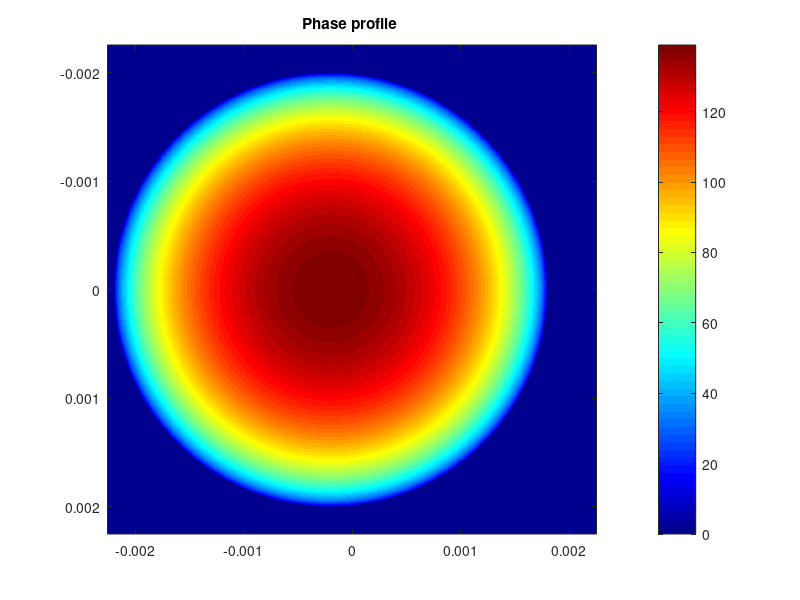
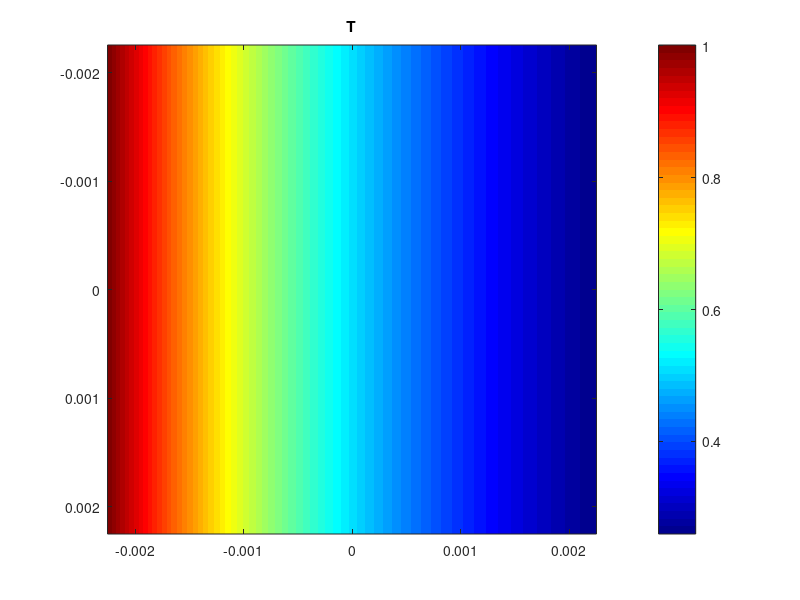

Write MATLAB code to recreate these figures, in order. (Note: this script raises an error after producing the figures.)
clc;
clear all;
close all;
Hsize=2^10;
lambda=0.0633*10^-9;
dpix=4.4*10^-6;
k=(2*pi)/lambda;
d=0.4;
n=0.5;
fm=14.2*10^3;
x= (-Hsize/2:Hsize/2-1)*dpix;
y= (-Hsize/2:Hsize/2-1)*dpix;
umax = 1/(2*dpix); 
df=1/(Hsize*dpix);
% fx=-umax:df:umax-df;
% fy=-umax:df:umax-df;
u=(-Hsize/2:Hsize/2-1)*df;
v=(-Hsize/2:Hsize/2-1)*df;
[X,Y]=meshgrid(x,y);
[U,V]=meshgrid(u,v);
spat_sq = X.^2+Y.^2;
freq_sq= U.^2+V.^2;
Ioz=ones(Hsize);

Imxz=ones(Hsize) + (n.*sin(2.*pi.*fm.*X));
Iqxz=ones(Hsize) + (n.*cos(2.*pi.*fm.*X));
Imyz=ones(Hsize) + (n.*sin(2.*pi.*fm.*Y));
Iqyz=ones(Hsize) + (n.*cos(2.*pi.*fm.*Y));
vari=10^-4;
noise=randn(Hsize).*sqrt(vari);
cut=1;
% Hcrop=imread("image2.jpg");
% Hcrop=rgb2gray(Hcrop);
% Hcrop = padarray(Hcrop,[5 5],0,'both');
% Hcrop=imresize(Hcrop,[Hsize Hsize]);
% Hcrop=im2double(Hcrop);
% Hcrop=Hcrop.*5.6;
R=2*10^-3;
delta=0.0000007;
cx=-R/10;
cy=0;
L= real(sqrt(R^2-((X-cx).^2 + (Y-cy).^2)));

phase = k*delta*L;

figure
imagesc(x,y,phase);
axis image
title(['Phase profile ']);
colorbar
colormap(jet)

T = exp(-( 300.*(X+max(max(X)))));

figure
imagesc(x,y,T);
axis image
title(['T']);
colorbar
colormap(jet)

% figure('units','normalized','outerposition',[0 0 1 1]);
% imagesc(x,y,Hcrop); 
% colormap(jet);
% colorbar
% xlabel('x(m)') ;
% ylabel('y(m)');
% axis on
% title(['Input Phase Object ']);
% set(gcf, 'PaperPositionMode', 'auto');
% saveas(gcf,"1_Input_phase_object.png");

%%Illumination
% figure('units','normalized','outerposition',[0 0 1 1]);
% imagesc(x,y,Imxz); 
% colormap(jet);
% colorbar
% xlabel('x(m)') ;
% ylabel('y(m)');
% axis on
% title(['Structured illumination with x variation ']);
% set(gcf, 'PaperPositionMode', 'auto');
% saveas(gcf,"1_SIX.png");
% 
% 
% figure('units','normalized','outerposition',[0 0 1 1]);
% imagesc(x,y,Imyz); 
% colormap(jet);
% colorbar
% xlabel('x(m)') ;
% ylabel('y(m)');
% axis on
% title(['Structured illumination with y variation ']);
% set(gcf, 'PaperPositionMode', 'auto');
% saveas(gcf,"1_SIY.png");
% %%Noise
% figure('units','normalized','outerposition',[0 0 1 1]);
% imagesc(x,y,noise); 
% view(2);   
% colorbar
% colormap(jet);
% shading interp;

%%%Uniform illumination

[uni_rec_ph, deld]=uniform(dpix,d,lambda,Hsize,phase,k,Ioz,freq_sq,noise,T);
uni_rec_ph=uni_rec_ph+ abs(min(min(uni_rec_ph)));
% figure('units','normalized','outerposition',[0 0 1 1]);
% imagesc(x,y,deld); 
% colormap(jet);
% colorbar
% xlabel('x(m)') ;
% ylabel('y(m)');
% axis on
% title(['Intensity differential with unifrom illumination ']);
% set(gcf, 'PaperPositionMode', 'auto');
% saveas(gcf,"2_Intensity_differential_with_unifrom_illumination.png");

figure('units','normalized','outerposition',[0 0 1 1]);
imagesc(x,y,(uni_rec_ph)); 
colormap(jet);
colorbar
xlabel('x(m)') ;
ylabel('y(m)');
axis on
title(['Recovered Phase with uniform illumination ']);
set(gcf, 'PaperPositionMode', 'auto');
saveas(gcf,"2_Recovered_Phase_with_uniform_illumination.png");

%%%Phi_x
[rphi_x,phi_x, deld,delmxd,delqxd]=phix(dpix,d,lambda,Hsize,phase,k,Ioz,Imxz,Iqxz,freq_sq,noise,fm,u,n,cut,T);
rphi_x=rphi_x+ abs(min(min(rphi_x)));

figure('units','normalized','outerposition',[0 0 1 1]);
imagesc(x,y,real(rphi_x)); 
colormap(jet);
colorbar
xlabel('x(m)') ;
ylabel('y(m)');
axis on
title(['Recovered Phase with structured illumination along x direction ']);
set(gcf, 'PaperPositionMode', 'auto');
saveas(gcf,"3_Recovered_Phase_with_structured_illumination_along_x_direction.png");

%%%Phi_y
[rphi_y,phi_y, deld,delmyd,delqyd]=phiy(dpix,d,lambda,Hsize,phase,k,Ioz,Imyz,Iqyz,freq_sq,noise,fm,u,n,cut,T);
rphi_y=rphi_y+ abs(min(min(rphi_y)));

figure('units','normalized','outerposition',[0 0 1 1]);
imagesc(x,y,real(rphi_y)); 
colormap(jet);
colorbar
xlabel('x(m)') ;
ylabel('y(m)');
axis on
title(['Recovered Phase with structured illumination along y direction ']);
set(gcf, 'PaperPositionMode', 'auto');
saveas(gcf,"4_Recovered_Phase_with_structured_illumination_along_y_direction.png");

%%%Laplacian
[d_phix_x, d_phix_y] = gradient((phi_x),dpix);
[d_phiy_x, d_phiy_y] = gradient((phi_y),dpix);

LFT_in=fftshift(fft2(d_phix_x+d_phiy_y));
T2= (4.*pi.*pi.*freq_sq);
T2=T2./(T2.^2 + eps^2);
com_rec_ph= ifft2(ifftshift(T2.*LFT_in));

com_rec_ph=com_rec_ph+ abs(min(min(com_rec_ph)));
figure('units','normalized','outerposition',[0 0 1 1]);
imagesc(x,y,real(com_rec_ph)); 
colormap(jet);
colorbar
xlabel('x(m)') ;
ylabel('y(m)');
axis on
title(['Recovered Phase using laplacian equation with structured illumination along x and y direction']);
set(gcf, 'PaperPositionMode', 'auto');
saveas(gcf,"5_Recovered_Phase_using_laplacian_equation_with_structured_illumination_along_x_and_y_direction.png");

%%Error analysis

[U,V]=meshgrid(u,v);
T2= (4.*pi.*pi.*(U.^2+V.^2));
T2=T2./(T2.^2 + eps^2);
E_phi_1= (k/d)^2.*(T2.^2).*vari;
% figure('units','normalized','outerposition',[0 0 1 1]);
% imagesc(u,u,log10(E_phi_1));   
% colorbar
% colormap(jet);
% shading interp;

% 
% [U,V]=meshgrid(u,v);
% T2= ((U.^2));
% T2=T2./(T2.^2 + eps^2);
% E_phi_2= (k/(d*4*pi*pi*fm*n))^2.*(T2).*vari;figure('units','normalized','outerposition',[0 0 1 1]);
% imagesc(u*(d/k)^0.5,u*(d/k)^0.5,log10(E_phi_2));   
% colorbar
% colormap(jet);
% shading interp;
% 

[U,V]=meshgrid(u,v);
T2= ((U.^2+V.^2));
T2=T2./(T2.^2 + eps^2);
E_phi_3= (k/(d*4*pi*pi*fm*n))^2.*(T2).*vari;
% figure('units','normalized','outerposition',[0 0 1 1]);
% imagesc(u*(d/k)^0.5,u*(d/k)^0.5,log10(E_phi_3));   
% colorbar
% colormap(jet);
% shading interp;

E_phi_h=(E_phi_1.*E_phi_3)./( E_phi_1 +E_phi_3);
% figure('units','normalized','outerposition',[0 0 1 1]);
% imagesc(u*(d/k)^0.5,u*(d/k)^0.5,log10(E_phi_h));   
% colorbar
% colormap(jet);
% shading interp;
%%%Filter
T_ft=( 4.*(U.^2+V.^2))./(4.*(U.^2+V.^2) + (fm*n)^2);
T_ft(isinf(T_ft))=0;
T_ft(isnan(T_ft))=0;

% 
% figure
% mesh(u,u,abs(T_ft-1));   
% colorbar
% colormap(jet);
% shading interp;
% 
% figure('units','normalized','outerposition',[0 0 1 1]);
% mesh(u,v,abs(T_ft-1)); 
% colormap(jet);
% colorbar
% xlabel('u') ;
% ylabel('v');
% axis on
% title(['Low pass filter - Frequency response']);
% set(gcf, 'PaperPositionMode', 'auto');
% saveas(gcf,"6_lp.png");


% figure('units','normalized','outerposition',[0 0 1 1]);
% mesh(u,v,abs(T_ft)); 
% colormap(jet);
% colorbar
% xlabel('u') ;
% ylabel('v');
% axis on
% title(['High pass filter - Frequency response']);
% set(gcf, 'PaperPositionMode', 'auto');
% saveas(gcf,"6_hp.png");


%%Hybrid
[fggg,ix] = min(abs(u-(2*fm)));
index_2fm=ix-(513);
Mcut=zeros(Hsize);
x= (-Hsize/2:Hsize/2-1);
y= (-Hsize/2:Hsize/2-1);
[X,Y]=meshgrid(x,y);
AA=(X.^2+Y.^2)<=index_2fm.^2;
Mcut(AA)=1;

L_ft=fftshift(fft2(real(com_rec_ph))).*imcomplement(T_ft);
Uni_ft=fftshift(fft2(real(uni_rec_ph))).*(1-imcomplement(T_ft));


% figure('units','normalized','outerposition',[0 0 1 1]);
% imagesc(u,v,log(abs(L_ft)).*imcomplement(T_ft)); 
% colormap(jet);
% colorbar
% xlabel('u') ;
% ylabel('v');
% axis on
% title(['\phi_u*t(x,y)']);
% set(gcf, 'PaperPositionMode', 'auto');
% saveas(gcf,"6_hu.png");
% 
% 
% figure('units','normalized','outerposition',[0 0 1 1]);
% imagesc(u,v,log(abs(Uni_ft)).*(T_ft)); 
% colormap(jet);
% colorbar
% xlabel('u') ;
% ylabel('v');
% axis on
% title(['\phi_s*(1-t(x,y))']);
% set(gcf, 'PaperPositionMode', 'auto');
% saveas(gcf,"6_ls.png");

final_ft=L_ft+Uni_ft;

% figure('units','normalized','outerposition',[0 0 1 1]);
% imagesc(u,v,log(abs(final_ft))); 
% colormap(jet);
% colorbar
% xlabel('u') ;
% ylabel('v');
% axis on
% title(['\phi_h']);
% set(gcf, 'PaperPositionMode', 'auto');
% saveas(gcf,"6_h.png");

hybrid_image=ifft2(ifftshift(final_ft));
hybrid_image = hybrid_image + abs(min(min(hybrid_image)));

figure('units','normalized','outerposition',[0 0 1 1]);
imagesc(x,y,real(hybrid_image)); 
colormap(jet);
colorbar
xlabel('x(m)') ;
ylabel('y(m)');
axis on
title(['Recovered Phase with Hybridd structured and uniform illumination ']);
set(gcf, 'PaperPositionMode', 'auto');
saveas(gcf,"6_Recovered_Phase_with_Hybridd_structured_and_uniform_illumination.png");


function [uni_rec_ph, deld]=uniform(dpix,d,lambda,Hsize,phase,k,Ioz,freq_sq,noise,T)

Hcrop=sqrt(T).*exp(1j.*phase);
Iod=FresProp(dpix,d,lambda,Hsize,Hcrop);
deld=(Iod-(Ioz.*T))+noise;
T1=fftshift((fft2((k/d).*(deld))));
T2= (4.*pi.*pi.*freq_sq);
T2=T2./(T2.^2 + eps^2);
uni_rec_ph= ifft2(ifftshift(T2.*T1));
end


function [rphi_x,phi_x, deld,delmxd,delqxd]=phix(dpix,d,lambda,Hsize,phase,k,Ioz,Imxz,Iqxz,freq_sq,noise,fm,u,n,cut,T)

Hcrop=sqrt(Imxz.*T).*exp(1j.*phase);
Imxd=FresProp(dpix,d,lambda,Hsize,Hcrop);
Hcrop=sqrt(Iqxz.*T).*exp(1j.*phase);
Iqxd=FresProp(dpix,d,lambda,Hsize,Hcrop);
Hcrop=sqrt(Ioz.*T).*exp(1j.*phase);
Iod= FresProp(dpix,d,lambda,Hsize,Hcrop);

deld=(Iod-Ioz)+noise;
delmxd=(Imxd-Imxz)+noise;
delqxd=(Iqxd-Iqxz)+noise;

Smxd=(k/d).*((Iod.*(Imxz./T))-(Imxd./T));
fft_smx=fftshift(fft2(Smxd));
% figure('units','normalized','outerposition',[0 0 1 1]);
% imagesc(u,u,log(abs(fft_smx))); 
% colormap(jet);
% colorbar
% xlabel('u') ;
% ylabel('v');
% axis on
% title(['Fourier transform of modulation signal ']);
% set(gcf, 'PaperPositionMode', 'auto');
% saveas(gcf,"14_Fourier_transform_of_modulation_signal.png");


Sqxd=(k/d).*((Iod.*(Iqxz./T))-(Iqxd./T));

[fggg,ix] = min(abs(u-fm));
index_fm=ix-(513);
[fggg,ix] = min(abs(u-(2*fm)));
index_2fm=ix-(513);
Mcut=zeros(Hsize);
x= (-Hsize/2:Hsize/2-1);
y= (-Hsize/2:Hsize/2-1);
[X,Y]=meshgrid(x,y);
AA=(X.^2+Y.^2)<=index_2fm.^2;
Mcut(AA)=1;
FT_in1=fftshift(fft2(1j.*Smxd));
FT_in1=circshift(FT_in1,index_fm,2);
% figure('units','normalized','outerposition',[0 0 1 1]);
% imagesc(u,u,log(abs(FT_in1))); 
% colormap(jet);
% colorbar
% xlabel('u') ;
% ylabel('v');
% axis on
% title(['Fourier transform of modulation signal ']);
% set(gcf, 'PaperPositionMode', 'auto');
% saveas(gcf,"14_Fourier_transform_of_modulation_signal_shifted.png");

FT_in2=fftshift(fft2(1j.*Sqxd));
FT_in2=circshift(FT_in2,index_fm,2);
FT_in=FT_in1-FT_in2;
[U,V]=meshgrid(u,u);
HH=(2.*n.*pi.*fm);
H=HH./(HH.^2 + eps^2);
if(cut==1)
    FT_in=(H).*FT_in.*Mcut ;
else
    FT_in=(H).*FT_in;
end
% figure('units','normalized','outerposition',[0 0 1 1]);
% imagesc(u,u,log(abs(FT_in))); 
% colormap(jet);
% colorbar
% xlabel('u') ;
% ylabel('v');
% axis on
% title(['Fourier transform of modulation signal ']);
% set(gcf, 'PaperPositionMode', 'auto');
% saveas(gcf,"14_Fourier_transform_of_modulation_signal_shifted_cut.png");


phi_x=(ifft2(ifftshift(FT_in)));
HH=(2.*n.*pi.*fm.*1j.*2.*pi.*U);
H=HH./(HH.^2 + eps^2);
if(cut==1)
    FT_in=(H).*FT_in.*Mcut ;
else
    FT_in=(H).*FT_in;
end
rphi_x=imcomplement(ifft2(ifftshift(FT_in)));
end



function [rphi_y,phi_y, deld,delmyd,delqyd]=phiy(dpix,d,lambda,Hsize,phase,k,Ioz,Imyz,Iqyz,freq_sq,noise,fm,u,n,cut,T)

Hcrop=sqrt(Imyz.*T).*exp(1j.*phase);
Imyd=FresProp(dpix,d,lambda,Hsize,Hcrop);
Hcrop=sqrt(Iqyz.*T).*exp(1j.*phase);
Iqyd=FresProp(dpix,d,lambda,Hsize,Hcrop);
Hcrop=sqrt(Ioz.*T).*exp(1j.*phase);
Iod= FresProp(dpix,d,lambda,Hsize,Hcrop);

deld=(Iod-Ioz)+noise;
delmyd=(Imyd-Imyz)+noise;
delqyd=(Iqyd-Iqyz)+noise;

Smyd=(k/d).*((Iod.*(Imyz./T))-(Imyd./T));

fft_smy=fftshift(fft2(Smyd));
% figure('units','normalized','outerposition',[0 0 1 1]);
% imagesc(u,u,log(abs(fft_smy))); 
% colormap(jet);
% colorbar
% xlabel('u') ;
% ylabel('v');
% axis on
% title(['Fourier transform of modulation signal ']);
% set(gcf, 'PaperPositionMode', 'auto');
% saveas(gcf,"14_Fourier_transform_of_modulation_signal_y.png");

Sqyd=(k/d).*((Iod.*(Iqyz./T))-(Iqyd./T));

[fggg,ix] = min(abs(u-fm));
index_fm=ix-(513);
[fggg,ix] = min(abs(u-(2*fm)));
index_2fm=ix-(513);
Mcut=zeros(Hsize);
x= (-Hsize/2:Hsize/2-1);
y= (-Hsize/2:Hsize/2-1);
[X,Y]=meshgrid(x,y);
AA=(X.^2+Y.^2)<=index_2fm.^2;
Mcut(AA)=1;

FT_in1=fftshift(fft2(1j.*Smyd));
FT_in1=circshift(FT_in1,index_fm,1);
% figure('units','normalized','outerposition',[0 0 1 1]);
% imagesc(u,u,log(abs(FT_in1))); 
% colormap(jet);
% colorbar
% xlabel('u') ;
% ylabel('v');
% axis on
% title(['Fourier transform of modulation signal ']);
% set(gcf, 'PaperPositionMode', 'auto');
% saveas(gcf,"14_Fourier_transform_of_modulation_signal_shifted_y.png");

FT_in2=fftshift(fft2(1j.*Sqyd));
FT_in2=circshift(FT_in2,index_fm,1);

FT_in=FT_in1-FT_in2;

[U,V]=meshgrid(u,u);

HH=(2.*n.*pi.*fm);
H=HH./(HH.^2 + eps^2);
if(cut==1)
    FT_in=(H).*FT_in.*Mcut ;
else
    FT_in=(H).*FT_in;
end
% figure('units','normalized','outerposition',[0 0 1 1]);
% imagesc(u,u,log(abs(FT_in))); 
% colormap(jet);
% colorbar
% xlabel('u') ;
% ylabel('v');
% axis on
% title(['Fourier transform of modulation signal ']);
% set(gcf, 'PaperPositionMode', 'auto');
% saveas(gcf,"14_Fourier_transform_of_modulation_signal_shifted_cut_y.png");

phi_y=(ifft2(ifftshift(FT_in)));

HH=(2.*n.*pi.*fm.*1j.*2.*pi.*V);
H=HH./(HH.^2 + eps^2);
if(cut==1)
    FT_in=(H).*FT_in.*Mcut ;
else
    FT_in=(H).*FT_in;
end

rphi_y=imcomplement(ifft2(ifftshift(FT_in)));

end




function [R]=FresProp(dpix,d,lambda,Hsize,Hcrop)
 z=d;

%Spatial frequencies
Xsize = Hsize*dpix; %Hsize is the number of pixel, dpix is the length of one pixel, Xsize is the total lenght of the image. 
du = 1/(Xsize);% the resolution of fourier frequency coordinates
%Nyquist cut-off for Sampling Hologram
umax = 1/(2*dpix); %define the k space 
u = -umax:du:umax-du;
[U,V]=meshgrid(u,u);
clear  u V  du;
 
%Evanescent cut-off 
uev = 1/lambda; %???????
 
%Nyquist cut-off for Fresnel Propagation Kernel
unp = uev*(Xsize/(2*abs(z)));
clear Xsize;
 
%Circular window
A = U.^2+(U').^2;
clear U;
if uev>=unp
    ucut = unp;
end
if unp>uev
    ucut = uev;
end
W= sqrt(A);
W = (W<=ucut); 
% disp(['Cutoff =',num2str(ucut),' Evansecent Cutoff =',num2str(uev),...
%' Nyquist Cutoff =', num2str(unp),'u max =',num2str(umax)])
clear ucut uev unp
 
%Fresnel kernel: paraxial approximation
H = exp((-1i*pi*lambda* z).*(A));
clear A;
 
%Truncate kernel
H = W.*H;
clear W;
 
%Hologram Spectrum
Htemp = fft2(Hcrop);
HH = fftshift(Htemp);
clear Htemp;
 
%Propagate field
RR = HH.*H;
clear H HH;
RR =ifftshift(RR);
Ri = ifft2(RR); 
R=abs(Ri.^2);

clear RR;

end
